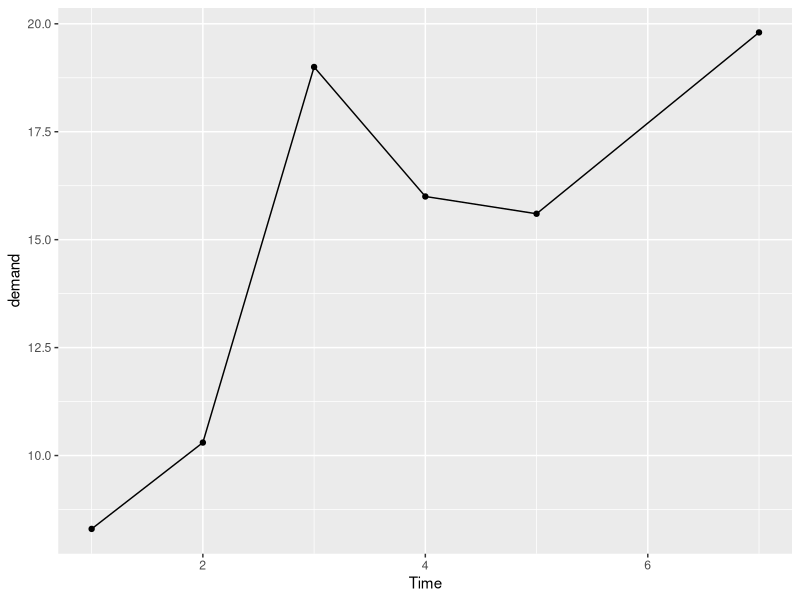
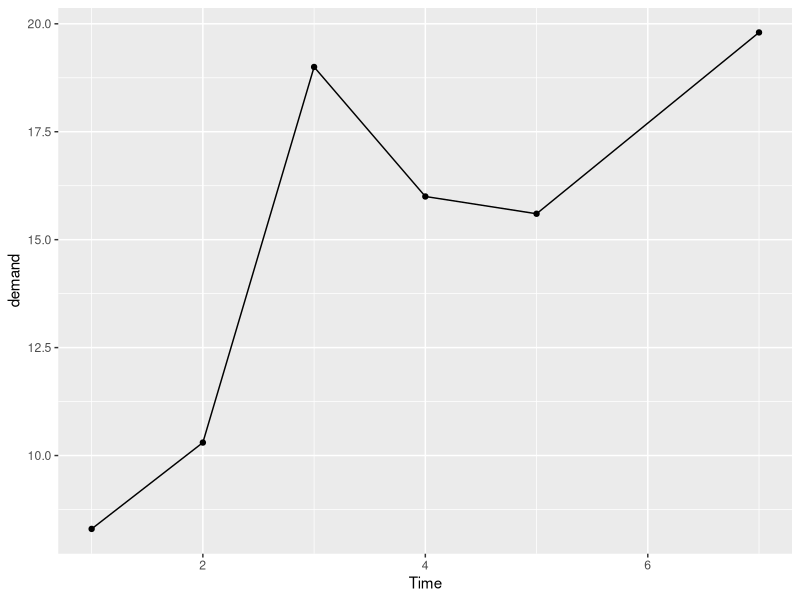
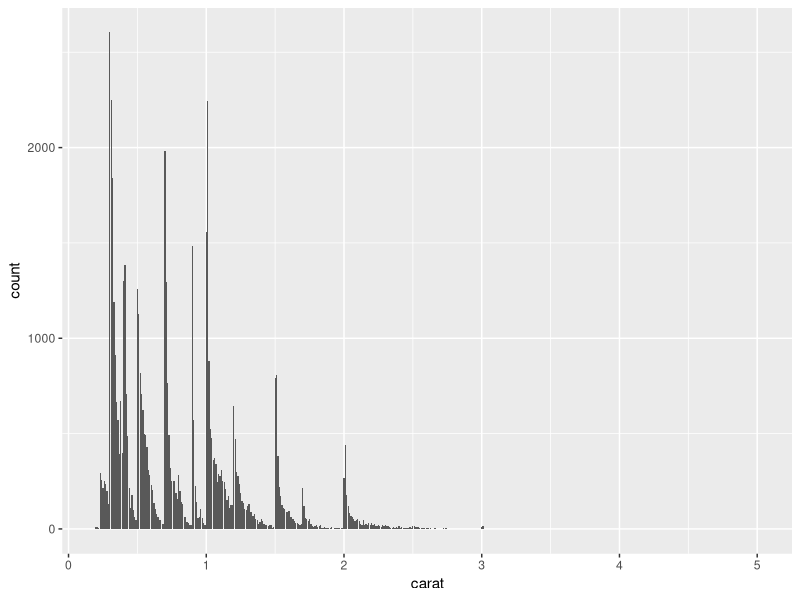
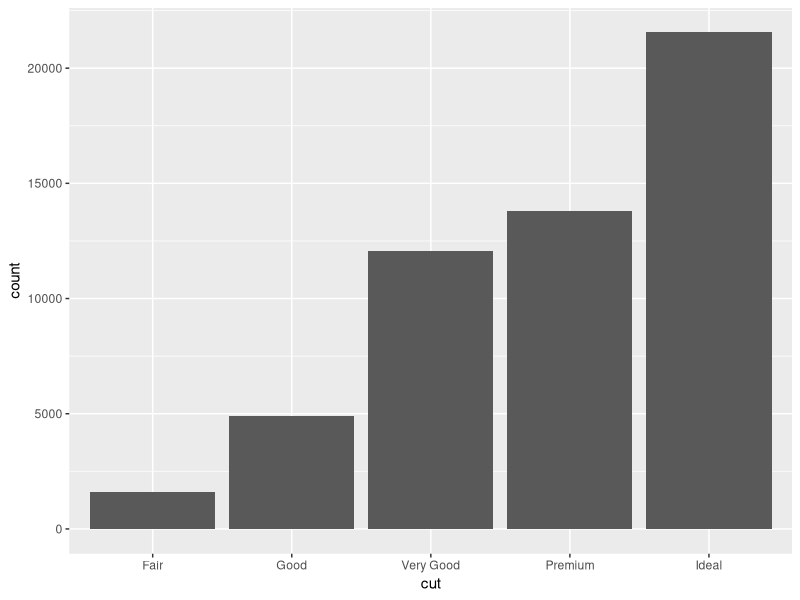
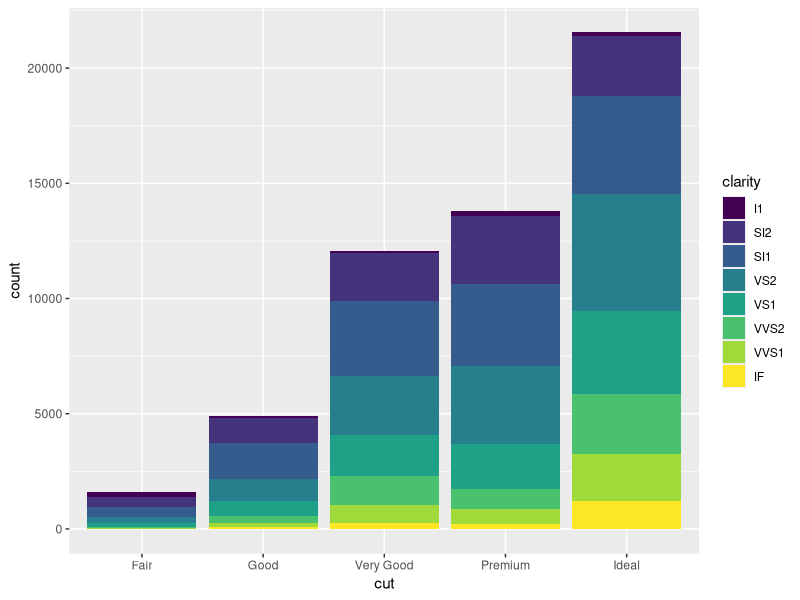
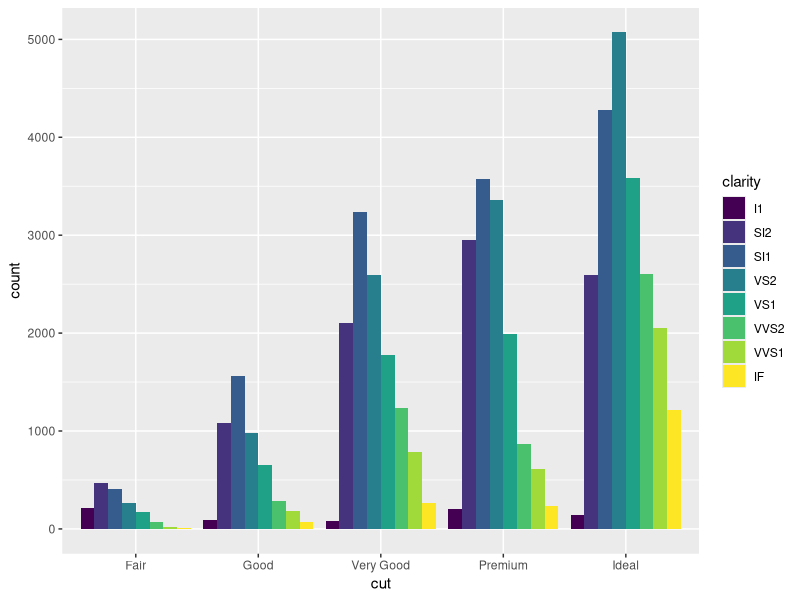
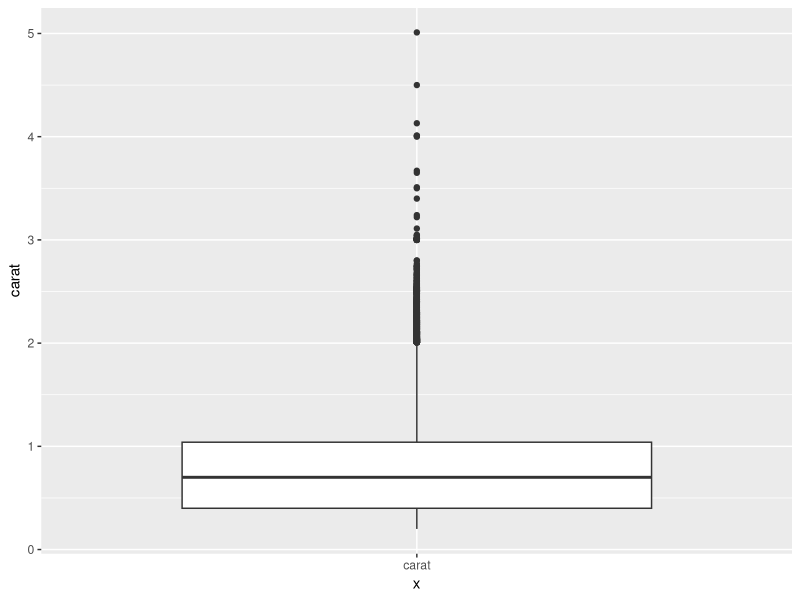
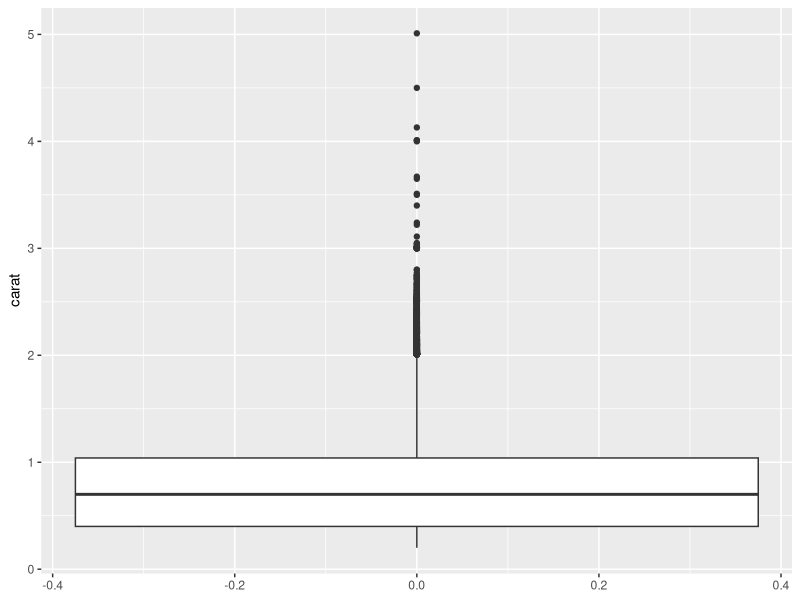

Source code (R) for these figures, in order:
## ---- chunk 1
knitr::opts_chunk$set(echo = TRUE)
## ---- chunk 2
# some useful packages for graphing
library(tidyverse) # for data wrangling
library(grid)
library(scales) # colour, size, axes etc. 
library(gridExtra)
## ---- chunk 3
head(BOD)
summary(BOD)
## ---- chunk 4
# this is the long-hand version of making plots with ggplot but we never do it like this!!!! too long & messy
p <- ggplot() + # single layer - points
  layer(data=BOD, # data.frame
    mapping=aes(y=demand,x=Time),
    stat="identity", # use original data - identity means multiple the data point by 1 i.e. don't do anything to the raw data - plot as is
    geom="point", # plot data as points - geom says what geometric layer you want the data to display as
    position="identity", # where to place the points on the graph
    params = list(na.rm = TRUE),
    show.legend = FALSE # should there be a legend associated with this layer? e.g. axes scale, key etc.
  )+ # layer of lines - let's put another layer on our graph - a line!
  layer( data=BOD, #data.frame
    mapping=aes(y=demand,x=Time), # specific coordinates
    stat="identity", # use original data
    geom="line", # plot data as a line
    position="identity",
    params = list(na.rm = TRUE),
    show.legend = FALSE
  ) +
  coord_cartesian() + #cartesian coordinates
  scale_x_continuous() + #continuous x axis
  scale_y_continuous()  #continuous y axis
## ---- chunk 5
# short-hand version - much easier
ggplot(data=BOD, map=aes(y=demand,x=Time)) +  # aes means aesthetics
  geom_point()+
  geom_line()
# since the first argument in the ggplot function required is the data frame we can pipe our data to ggplot:
BOD %>% ggplot(map=aes(y=demand,x=Time))+
                 geom_point()+ # refer to layer by its geometric feature i.e. point
                 geom_line() # these additional layers inherit all the information from the ggplot function - but you can state separately
## ---- chunk 6
head(diamonds) # example data
ggplot(diamonds) + geom_bar(aes(x = carat)) # when you do geom_bar and you give it a continuous variable you get a histogram - needs to bin the data which you can specify if you want but generally don't
## ---- chunk 7
ggplot(diamonds) + geom_bar(aes(x = cut))
## ---- chunk 8
ggplot(diamonds) + geom_bar(aes(x = cut, fill = clarity)) # multiple categorical variables are stacked by default
# if you changed coordinate system to polar coordinates you'd get a pie chart!

ggplot(diamonds) + geom_bar(aes(x = cut, fill = clarity),
  position='dodge') # conditional bar char - bars are contingent on clarity - no longer stacked
## ---- chunk 9
ggplot(diamonds) + geom_boxplot(aes(x = "carat", y = carat))
ggplot(diamonds) + geom_boxplot(aes(y = carat)) # this does the same thing - don't need to specify the x variable
## ---- chunk 10
ggplot(diamonds) + geom_boxplot(aes(x = cut, y = carat)) # multiple different categories
## ---- chunk 11
ggplot(CO2) + geom_line(aes(x = conc, y = uptake)) # this looks like nonsense - let's plot things separately according to a grouping variable e.g. 'plant'
## ---- chunk 12
ggplot(CO2) + geom_line(aes(x = conc, y = uptake, group=Plant)) # this is much better - we have plotted each group separately
## ---- chunk 13
ggplot(CO2) + geom_line(aes(x = conc, y = uptake, colour=Plant)) # plot separately and colour each plot with a different colour & this also applies a legend! - standard now to represent things by two different scales to satisfy visual cues i.e. colour & shape, colour & line type
## ---- chunk 14
ggplot(CO2) + geom_point(aes(x = conc, y = uptake, colour=Treatment, shape=Treatment))
ggplot(CO2) + geom_point(aes(x = conc, y = uptake, colour=Plant, shape=Type))
glimpse(CO2)
## ---- chunk 15
ggplot(CO2) + geom_smooth(aes(x = conc, y = uptake), method='lm') # runs a statistical model to fit a smoother to your data in the background (in this case the method is lm i.e. linear model) & plotting line of best fit & confidence intervals

# now add data to the smoothed plot
ggplot(CO2) + geom_smooth(aes(x = conc, y = uptake), method='lm') +
  geom_point(aes(x=conc,y=uptake)) # we can see a linear model is not the best option for this dataset - so geom_smooth can be a good quick diagnostic tool when initially looking at your data to see what model might be best to approximate the data
## ---- chunk 16
# what if we smoothed by a grouping variable - this might help visualise the patterns??
ggplot(CO2) + geom_smooth(aes(x = conc, y = uptake, group=Plant), method='lm') +
  geom_point(aes(x=conc,y=uptake))
## ---- chunk 17
ggplot(CO2) + geom_smooth(aes(x = conc, y = uptake, group=Plant)) +
  geom_point(aes(x=conc,y=uptake)) # by not specifying the method, ggplot defaults to GAM (generalised linear model) as the model to fit
## ---- chunk 18
p <- ggplot(data=BOD)
p <- p + geom_point(aes(y=demand,x=Time))
p # this is doing print(p) - need to write print(p) if you're writing it in a function
## ---- chunk 19
ggplot(CO2)+geom_point(aes(x=conc,y=uptake))+
  coord_cartesian() 
## ---- chunk 20
ggplot(CO2)+geom_point(aes(x=conc,y=uptake))+
 coord_flip()
## ---- chunk 21
ggplot(CO2)+geom_point(aes(x=conc,y=uptake))+
  coord_polar()
## ---- chunk 22
ggplot(CO2, aes(y=uptake,x=conc)) + geom_point()+
  scale_x_continuous(name="CO2 conc") # what about superscripts? mathematical notation? greek letters?? we need a better way to name axes!

# we need to use an expression to do this - NB cannot have spaces in an expression!:
ggplot(CO2, aes(y=uptake,x=conc)) + geom_point()+
    scale_x_continuous(name=expression(
      Ambient~CO[2]~concentration~(mg/l))) # ~ is a space, [] is subscript, ^ is superscript
# reference for how to write different characters - type demo(plotmath) into console and press enter to see all the different ways to get symbols
## ---- chunk 23
ggplot(CO2, aes(y=uptake,x=conc)) + geom_point()+
  scale_x_continuous(name="CO2 conc", expand=c(0,200)) # c(multiplier, addition) c(0,200) means 0 don't mulitiply scale but add 200 units - i.e. how to scale axes
## ---- chunk 24
ggplot(CO2, aes(y=uptake,x=conc)) + geom_point()+
  scale_x_log10(name="CO2 conc",
    breaks=as.vector(c(1,2,5,10) %o% 10^(-1:2))) # breaks specifies where to put the tick marks & labels on the x axis 
# 10^(-1:2) creates a vector of integers from 10^-1 to 10^2
# %o% operator means calculate the outer product so c(1,2,5,10) %o% 10^(-1:2)) gives you the outer product of c(1,2,5,10) & c(0.1,1,10,100) - we want to make the matrix result a vector so provide as.vector and that will give the vector required for where to put the tick marks

# if you change to log scale or square root scale you should identify the breaks / tick marks so it's more sensible
## ---- chunk 25
ggplot(CO2, aes(y=uptake,x=Treatment)) + geom_point()+
  scale_x_discrete(name="Treatment")
## ---- chunk 26
(p <- p + scale_x_sqrt(name="Time")) # changes scale of axes (doesn't change the data) # NB you should plot raw data on transformed scales, not transformed data on linear scale - this is important! easier to read the graph & interpret raw data
(p <- p + scale_x_log10(name="Time"))
## ---- chunk 27
ggplot(CO2,aes(x=conc,y=uptake, colour=Type))+
  geom_point()+   
  facet_wrap(~Plant)+    # facet on the plant - we want a different plont for each plant type
  geom_smooth()    # smooth each graph

# only time order matters is when each layer is drawn so smooth before points means the gray smooth is drawn before the points
## ---- chunk 28
ggplot(CO2)+geom_line(aes(x=conc,y=uptake, colour=Type))+ 
facet_wrap(~Plant, scales='free') # free scales means the scales appear on every single graph
ggplot(CO2)+geom_line(aes(x=conc,y=uptake, colour=Type))+ 
facet_wrap(~Plant, scales='free_y') # free scale only for y axis, free_x will do free axes only for x axis
## ---- chunk 29
ggplot(CO2)+geom_point(aes(x=conc,y=uptake, colour=Type))+ 
facet_grid(Type~Treatment) # MUST have common x & y axes - can't differ axes like you can in facet_wrap
## ---- chunk 30
ggplot(CO2, aes(y = uptake, x = conc)) + geom_smooth() +
    geom_point() + theme_linedraw() # just changes a bunch of stuff to make the graph look different which you can type out and code manually but these are just pre-packaged themes - can start with a theme and then make changes on top of that
## ---- chunk 31
ggplot(CO2, aes(y = uptake, x = conc)) + geom_smooth() +
    geom_point() + theme_bw()
## ---- chunk 32
ggplot(CO2, aes(y = uptake, x = conc)) + geom_smooth() +
    geom_point() + theme_grey()
## ---- chunk 33
ggplot(CO2, aes(y = uptake, x = conc)) + geom_smooth() +
    geom_point() + theme_minimal()
## ---- chunk 34
ggplot(CO2, aes(y = uptake, x = conc)) + geom_smooth() +
    geom_point() + theme_linedraw()
## ---- chunk 35
ggplot(CO2, aes(y = uptake, x = conc)) + geom_smooth() +
    geom_point() + theme_classic() + theme(axis.title.x=element_text(margin=margin(t=2,unit='pt')))
## ---- chunk 36
ggplot(CO2) + 
  geom_point(aes(x=conc,y=uptake), colour="red")      # colour can be coded with words

ggplot(CO2) + 
  geom_point(aes(x=conc,y=uptake), color="#ff0000")   # colour can be coded with a hash code - refer to R colour chart for hash codes

# but there's no scale saying what the red dots mean!
## ---- chunk 37
ggplot(CO2) + 
  geom_point(aes(x=conc,y=uptake, color="blue")) # anything INSIDE the aesthetic has a scale - if it's OUTSIDE the aesthetic it DOESN'T have a scale - if it's outside it's treated literally, if it's inside the brackets it's not treated literally, it says colour it according to what groups I have
## ---- chunk 38
ggplot(CO2)+geom_point(aes(x=conc,y=uptake),
 stat="summary",fun.y=mean) # adds mean to the graph - passing raw data and plotting aggregated data - this isn't the best way to do things - you should aggregate your data first then pass directly to the graph
## ---- chunk 39
# first store graph
g1 <- ggplot(CO2, aes(y = uptake, x = conc)) + geom_smooth() +
    geom_point() + theme_linedraw()
ggsave(filename='/Users/sfulton/OneDrive - James Cook University/JCU/R/AIMSJCU ML R COURSE/ML R COURSE/testgraph.png', g1, width=5, height=5, units='cm',dpi=300) # default unit for size are in inches so can specify units if need be # can set resolution also

# good to have a folder called output and then others inside that called tables, figures etc. 
